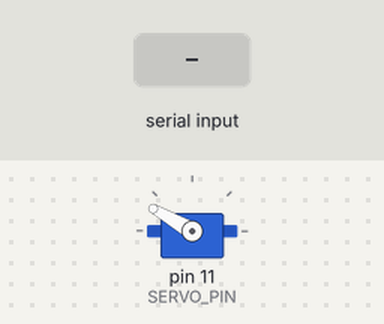
The sketch below on a simulated Arduino Uno, built with avr-gcc and run on an emulated ATmega328P. Parts: servo. Inputs (shaded band) come from the test bench. What the sketch prints to the serial monitor is not drawn.

Above: at 5.9 s.
6.0 s: "90 45 200\n" received over Serial
At 46.2 s:
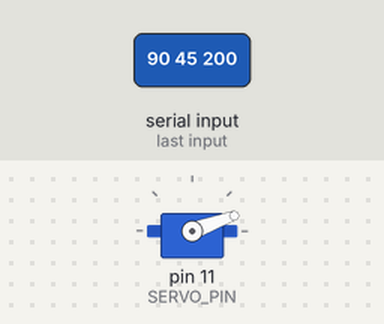
Timing chart, 0 to 46.7 s (numbered marks = the images above; inputs shaded):
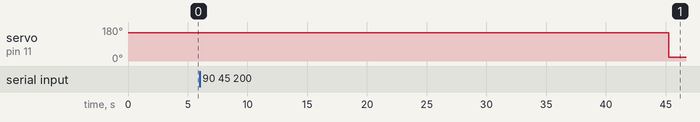

The sketch:

paintingRobot.ino
```cpp
#include <SoftwareSerial.h>
#include "Robot.h"

Robot paintingRobot(5000, 5000);


void setup(){
  Serial.begin(115200);

}

void loop() {
  // put your main code here, to run repeatedly
  delay(5000);
  while(Serial.parseInt()!= -1){
    delay(200);
    Serial.println("begin path..");
    Serial.println("enter the number of points: ");
    delay(2000);

    int points_num = Serial.parseInt();
    delay(200);
    Serial.print("points_num = ");
    Serial.println(points_num);
    Serial.println("enter the points: ");
    delay(3000);
    String pathstr = Serial.readString();
    delay(2000);
    Serial.println("points = " + pathstr);
    if(points_num < 2){
      Serial.write(0);
      continue;
    }
    //lower the pen down
    paintingRobot.moveBrush(true);
    delay(2000);

    char *dup = strdup(pathstr.c_str());
    int x = atoi(strtok(dup, " "));
    int y = atoi(strtok(NULL, " "));
    Serial.print("x = ");
    Serial.print(x);
    Serial.print(" y = ");
    Serial.println(y);
    Serial.println("entering loop:");
    paintingRobot.gotoXY((double)x , (double)y);
    for(int i=2; i < points_num - 1; i+=2){
      x = atoi(strtok(NULL, " "));
      y = atoi(strtok(NULL, " "));
      paintingRobot.gotoXY((double)x , (double)y);
      Serial.print("x = ");
      Serial.print(x);
      Serial.print(" y = ");
      Serial.println(y);
      delay(100);
    }

    //lift up the pen
    paintingRobot.moveBrush(false);
    Serial.write(1);
    Serial.println("finished path..");
    delay(5000);
  }
  Serial.println("Done Painting.");

  delay(5000);

}
```

Robot.cpp
```cpp
#if ARDUINO >= 100
  #include <Arduino.h>
#else
  #include <WProgram.h>
#endif

#include "Robot.h"


Robot::Robot(float boardWidth, float boardHeight) : currX(0), currY(0), currAngle(0),
				 boardWidth(boardWidth), boardHeight(boardHeight){

	pinMode(LEFTSTEP_STEP, OUTPUT);
	pinMode(LEFTSTEP_DIR, OUTPUT);
	pinMode(RIGHTSTEP_STEP, OUTPUT);
	pinMode(RIGHTSTEP_DIR, OUTPUT);

	paintServo.attach(SERVO_PIN);
  paintServo.write(150);

}


void step(bool dir, int dirPin, int stepPin){
  digitalWrite(dirPin, dir);

  digitalWrite(stepPin, HIGH);
  delayMicroseconds(500);
  digitalWrite(stepPin, LOW);
  delayMicroseconds(500);
}


void moveForward(float dist){
  int steps = 200*16*dist/23/60;

  for(int i = 0; i < steps; i++){
    step(StepperDir::forward, LEFTSTEP_DIR, LEFTSTEP_STEP);
    step(StepperDir::forward, RIGHTSTEP_DIR, RIGHTSTEP_STEP);
  }
}


void rotate(float angle){
  int abs_angle = angle >= 0 ? angle : -angle;
  int steps = 200*16*abs_angle/110.0;

  if (angle > 0){
    for (int i = 0; i < steps; i++){

       step(StepperDir::backward, LEFTSTEP_DIR, LEFTSTEP_STEP);
       step(StepperDir::forward, RIGHTSTEP_DIR, RIGHTSTEP_STEP);
    }
  }
  else{
    for (int i = 0; i < steps; i++){

       step(StepperDir::forward, LEFTSTEP_DIR, LEFTSTEP_STEP);
       step(StepperDir::backward, RIGHTSTEP_DIR, RIGHTSTEP_STEP);
    }
  }

}


void Robot::gotoXY(float x, float y){
  if (!((x > boardWidth) || (y > boardHeight))){
    float dx = x - currX;
    float dy = y - currY;
    float angle = degrees(atan2(dy, dx));
    float dist = sqrt(dx*dx + dy*dy);

    rotate(angle - currAngle);
    delay(500);
    moveForward(dist);

    currX = x;
    currY = y;
    currAngle = angle;
  }
}

void Robot::moveBrush(bool dir){

  if(dir){ //up
    paintServo.write(150);
  }
  else{ //down
    paintServo.write(20);
  }
}
```

Robot.h
```cpp
#ifndef Robot_h
#define Robot_h

#include <Servo.h>

#define LEFTSTEP_STEP 2
#define LEFTSTEP_DIR 5
#define RIGHTSTEP_STEP 3
#define RIGHTSTEP_DIR 6
#define SERVO_PIN 11

enum BrushDir {up = true, down = false};
enum StepperDir {forward = true, backward = false};
void step(bool dir, int dirPin, int stepPin);

class Robot{
	float currX;
	float currY;
	float currAngle;

	float boardWidth;
	float boardHeight;

	Servo paintServo;

public:
	Robot(float boardWidth, float boardHeight);
	void gotoXY(float x, float y);
	void moveBrush(bool dir);

};

#endif //Robot_h
```

Measured:
- after the input at 6.0 s, servo on pin 11 (SERVO_PIN): 150° → 20° after 39.3 s
